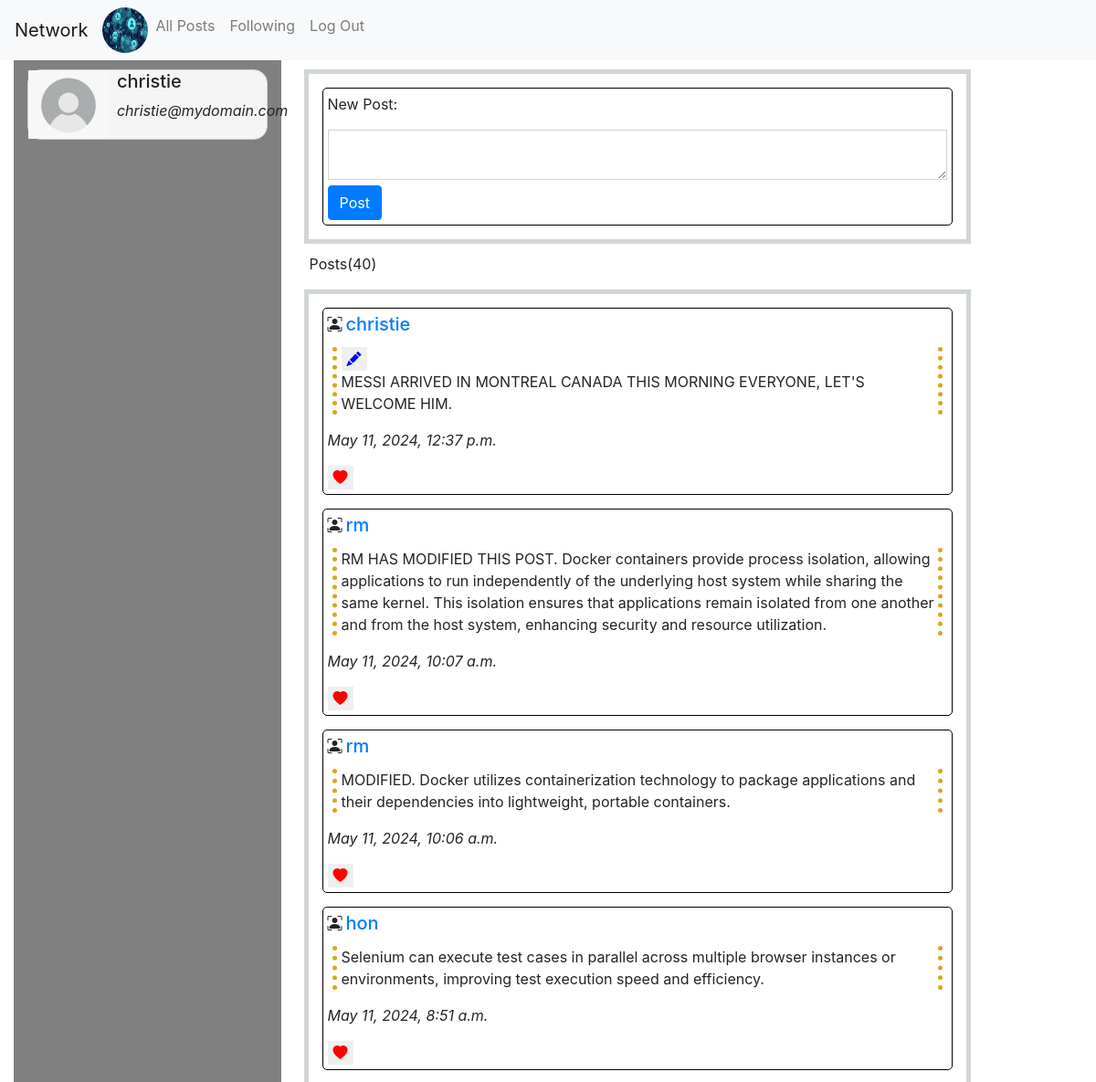
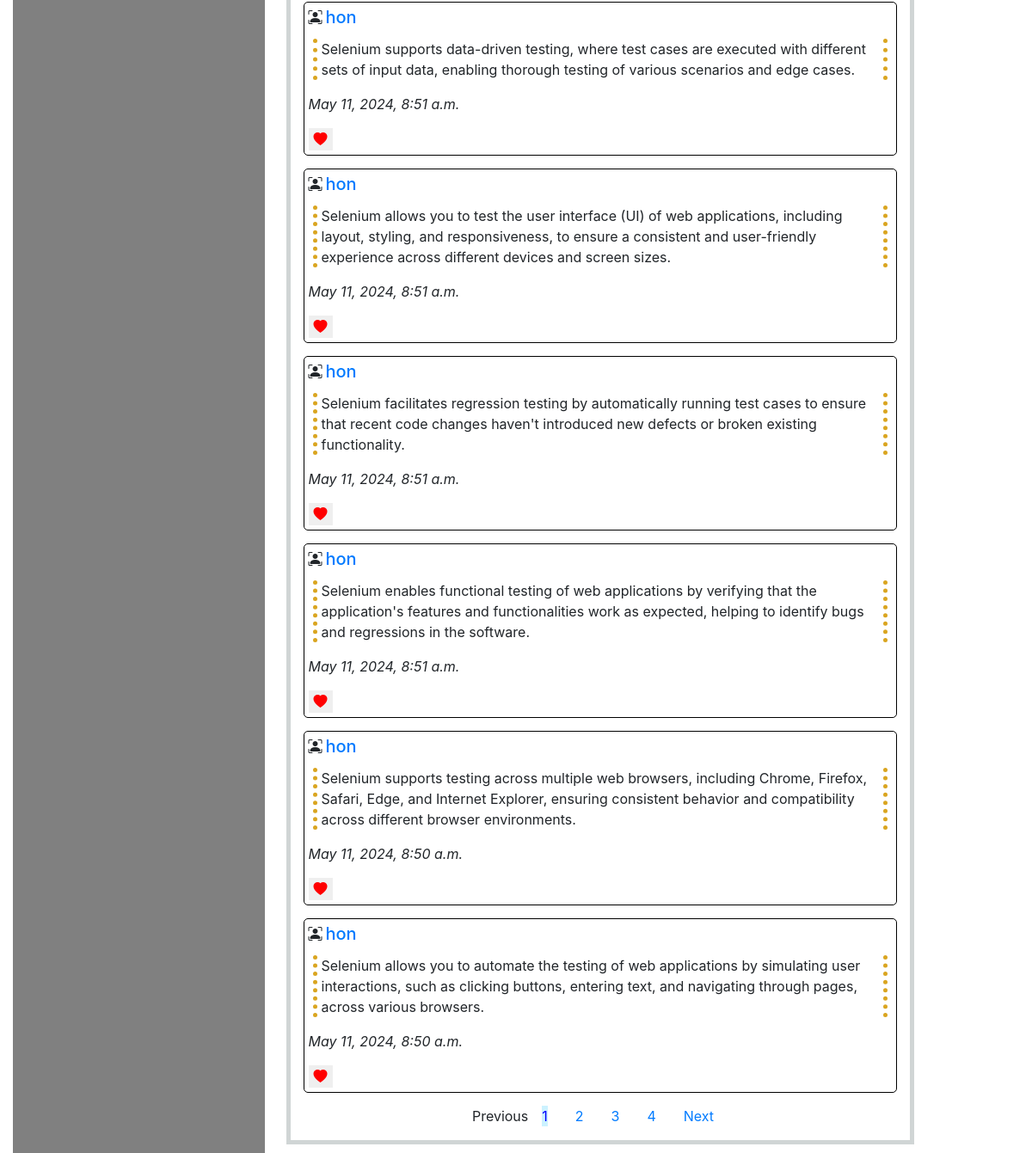
The app's page / (signed in) with its own data (2 pictures, top to bottom).
### network/models.py (models this page shows)
class User(AbstractUser):
    pass

class Post(models.Model):
    poster=models.ForeignKey(User,on_delete=models.CASCADE,related_name="posts")
    content=models.TextField()
    timestamp=models.DateTimeField(auto_now_add=True)

### network/views.py (the view)
# urls.py: path("", views.index, name="index"),
def index(request):
    posts=Post.objects.filter(poster__in=User.objects.all())
    post_counts=len(posts)
    posts=posts.order_by('-timestamp')
    like_counts=[{post.id:post.post_likes.count()} for post in posts]
    key_to_display = 'id'
    for item in like_counts:
        if key_to_display in item:
            logging.debug(f'{item[key_to_display]}')
    paginator = Paginator(posts, 10)
    page = request.GET.get('page', 1)
    try:
        posts = paginator.page(page)
    except PageNotAnInteger:
        posts = paginator.page(1)
    except EmptyPage:
        posts = paginator.page(paginator.num_pages)
    return render(request, "network/index.html",{'posts':posts,'like_counts':like_counts,'post_counts':post_counts})

### network/templates/network/index.html (shortened to what this page needs)
{% extends "network/layout.html" %}
{% load static %}
{%block body %}
<div class="index-container row">
   <div class="col-3 left">
    {%if request.user.is_authenticated%}
      <div class="d-flex person">
         <img src="{% static 'network/images/person.png' %}" alt='person' width="90" height="75" />
         <div class="sub-person ml-2">
            <h5>{{request.user.username}}</h5>
            <p><i>{{request.user.email}}</i></p>
         </div>
      </div>
      {%else%}
      <p>You're not logged in.</p>
      {%endif%}
   </div>
   <div class="col-8">
      <div class="new-post">
         <form action="{% url 'posts' %}" method="POST">
           <div class="sub-new-post">
             <p>New Post:</p>
             <div class="create-input">
               <textarea name="content"></textarea>
             </div>
             <button type="submit" class="btn btn-primary">Post</button>
           </div>
         </form>
       </div>
       {%if post_counts%}
       <p class="ml-3">Posts({{post_counts}})</p>
       {%endif%}
     {%if posts and like_counts%}
       <div class="new-post">
         {%for post in posts %}
         <div class="sub-new-post">
           <div class="d-flex">
             <i class="bi bi-person-bounding-box"></i>
             <h5 class="mx-1">
               <a href="{%url 'profile' post.poster.id %}"
                 >{{post.poster.username}}</a
               >
             </h5>
           </div>
           <div id="original-content-{{ post.id }}" class="original">
              {%if request.user == post.poster%}
              <button type="submit" class="pencil-circle" onclick="enableEdit({{ post.id }})"><i class="bi bi-pencil-fill pencil" id="btnEdit"></i></button>
              {%endif%}
             <p>{{ post.content }}</p>
           </div>
           <p><i>{{ post.timestamp }}</i></p>
           <div class="like">
             <button type="button" data-post-id="{{ post.id }}" class="like-btn liked" id="btnLike">
             <i class="bi bi-heart-fill heart" id="heart-icon-{{ post.id }}"></i>
           </button>
         </div>
       </div>
         {%endfor%}
         <div class="pagination-container">
         {% if posts.has_other_pages %}
           <ul class="pagination justify-content-center">
           {% if posts.has_previous %}
             <li class="mx-3"><a href="?page={{ posts.previous_page_number }}">Previous</a></li>
           {% else %}
             <li class="disabled class="mx-3""><span>Previous</span></li>
           {% endif %}
           {% for i in posts.paginator.page_range %}
             {% if posts.number == i %}
               <li class="active mx-3"><span>{{ i }} <span class="sr-only">(current)</span></span></li>
             {% else %}
               <li class="mx-3"><a href="?page={{ i }}">{{ i }}</a></li>
             {% endif %}
           {% endfor %}
           {% if posts.has_next %}
             <li class="mx-3"><a href="?page={{ posts.next_page_number }}">Next</a></li>
           {% else %}
             <li class="disabled mx-3"><span>Next</span></li>
           {% endif %}
           </ul>
        {% endif %}
           </div>
       </div>
       {%else%}
       <p>No posts have been posted yet!</p>
       {%endif%}
      </div>
</div>
{% endblock %}

### network/static/network/styles.css (style rules this page uses)
body { width: 100%; padding:0; margin: auto; box-sizing: border-box; max-width: 1300px; }

### network/static/network/index-style.css (style rules this page uses)
.index-container { margin:0 15px; box-sizing: border-box; }
.new-post { border:5px solid #d0d5d5; margin:10px; }
.sub-new-post { margin:15px; border:1px solid black; padding:5px; border-radius: 5px; }
.create-input textarea { width: 100%; height: 55px; padding:10px; border:1px solid #d0d5d5; box-sizing: border-box; margin-right:10px; }
.left { background-color: grey; }
.person { border-radius:15px; border:1px solid #d0d0d5; margin-top:10px; background-color: whitesmoke; }
.sub-person { align-items: center; }
.heart { color: red; border:none; }
#btnLike { border:none; }
.pencil-circle { border:none; color:blue; }
.original { border-left: 5px dotted goldenrod; border-right:5px dotted goldenrod; padding-left: 5px; margin: 5px; }

### network/static/network/layout-style.css (style rules this page uses)
.active { color: blue; background-color: #ccf2ff; }

### records on screen
User: user.username "christie", user.email "christie@mydomain.com"
Post: poster.username "christie", content "MESSI ARRIVED IN MONTREAL CANADA THIS MORNING EVERYONE, LET'S WELCOME HIM.", timestamp "May 11, 2024, 12:37 p.m."
Post: poster.username "rm", content "RM HAS MODIFIED THIS POST. Docker containers provide process isolation, allowing applications to run independently of the underlying host system while sharing the same kernel. This isolation ensures that applications remain isolated from one another and from the host system, enhancing security and resource utilization.", timestamp "May 11, 2024, 10:07 a.m."
Post: poster.username "rm", content "MODIFIED. Docker utilizes containerization technology to package applications and their dependencies into lightweight, portable containers.", timestamp "May 11, 2024, 10:06 a.m."
Post: poster.username "hon", content "Selenium can execute test cases in parallel across multiple browser instances or environments, improving test execution speed and efficiency.", timestamp "May 11, 2024, 8:51 a.m."
Post: poster.username "hon", content "Selenium supports data-driven testing, where test cases are executed with different sets of input data, enabling thorough testing of various scenarios and edge cases.", timestamp "May 11, 2024, 8:51 a.m."
Post: poster.username "hon", content "Selenium allows you to test the user interface (UI) of web applications, including layout, styling, and responsiveness, to ensure a consistent and user-friendly experience across different devices and screen sizes.", timestamp "May 11, 2024, 8:51 a.m."
Post: poster.username "hon", content "Selenium facilitates regression testing by automatically running test cases to ensure that recent code changes haven't introduced new defects or broken existing functionality.", timestamp "May 11, 2024, 8:51 a.m."
Post: poster.username "hon", content "Selenium enables functional testing of web applications by verifying that the application's features and functionalities work as expected, helping to identify bugs and regressions in the software.", timestamp "May 11, 2024, 8:51 a.m."
Post: poster.username "hon", content "Selenium supports testing across multiple web browsers, including Chrome, Firefox, Safari, Edge, and Internet Explorer, ensuring consistent behavior and compatibility across different browser environments.", timestamp "May 11, 2024, 8:50 a.m."
Post: poster.username "hon", content "Selenium allows you to automate the testing of web applications by simulating user interactions, such as clicking buttons, entering text, and navigating through pages, across various browsers.", timestamp "May 11, 2024, 8:50 a.m."

### other values on screen
{{ post_counts }} "40"
{{ i }} "1"
{{ i }} "2" "3" "4"
